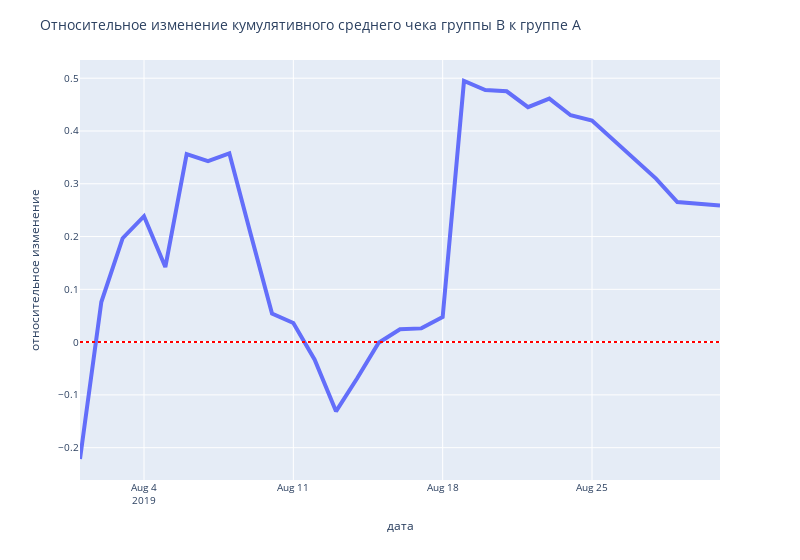

The code cell stored with this chart in its notebook:
### Markdown cell above
Строим график

### Code cell
fig = px.line(cumulative_conversion_ab,
              x='date',
              y=k,
              labels={
                  'date': 'дата',
                  'y': 'относительное изменение',
                  'group': 'группа'}
              )

fig.update_layout(width=800,
                  title='Относительное изменение кумулятивного среднего чека группы B к группе А',
                  font_size=10
                  )
fig.add_hline(y=0,
              line_color='red',
              line_dash='dot'
              )
fig.update_traces(line_width=4)
iplot(fig)

### Figure 1 — Plotly figure (JSON) as saved in the notebook; plotly's stock layout.template omitted (floating-point values rounded to 4 significant figures)
{"data": [{"hovertemplate": "дата=%{x}<br>относительное изменение=%{y}<extra></extra>", "legendgroup": "", "line": {"color": "#636efa", "dash": "solid", "width": 4}, "marker": {"symbol": "circle"}, "mode": "lines", "name": "", "orientation": "v", "showlegend": false, "type": "scatter", "x": ["2019-08-01T00:00:00.000000000", "2019-08-02T00:00:00.000000000", "2019-08-03T00:00:00.000000000", "2019-08-04T00:00:00.000000000", "2019-08-05T00:00:00.000000000", "2019-08-06T00:00:00.000000000", "2019-08-07T00:00:00.000000000", "2019-08-08T00:00:00.000000000", "2019-08-09T00:00:00.000000000", "2019-08-10T00:00:00.000000000", "2019-08-11T00:00:00.000000000", "2019-08-12T00:00:00.000000000", "2019-08-13T00:00:00.000000000", "2019-08-14T00:00:00.000000000", "2019-08-15T00:00:00.000000000", "2019-08-16T00:00:00.000000000", "2019-08-17T00:00:00.000000000", "2019-08-18T00:00:00.000000000", "2019-08-19T00:00:00.000000000", "2019-08-20T00:00:00.000000000", "2019-08-21T00:00:00.000000000", "2019-08-22T00:00:00.000000000", "2019-08-23T00:00:00.000000000", "2019-08-24T00:00:00.000000000", "2019-08-25T00:00:00.000000000", "2019-08-26T00:00:00.000000000", "2019-08-27T00:00:00.000000000", "2019-08-28T00:00:00.000000000", "2019-08-29T00:00:00.000000000", "2019-08-30T00:00:00.000000000", "2019-08-31T00:00:00.000000000"], "xaxis": "x", "y": [-0.2214, 0.07599, 0.1968, 0.2385, 0.1422, 0.3562, 0.3428, 0.3576, 0.205, 0.05406, 0.0362, -0.03336, -0.1311, -0.06793, -0.001151, 0.02425, 0.02601, 0.04753, 0.4947, 0.4776, 0.4752, 0.445, 0.4613, 0.4299, 0.4199, 0.3827, 0.3447, 0.3099, 0.2654, 0.2618, 0.2587], "yaxis": "y"}], "layout": {"font": {"size": 10}, "legend": {"tracegroupgap": 0}, "margin": {"t": 60}, "shapes": [{"line": {"color": "red", "dash": "dot"}, "type": "line", "x0": 0, "x1": 1, "xref": "x domain", "y0": 0, "y1": 0, "yref": "y"}], "title": {"text": "Относительное изменение кумулятивного среднего чека группы B к группе А"}, "width": 800, "xaxis": {"anchor": "y", "domain": [0, 1], "title": {"text": "дата"}}, "yaxis": {"anchor": "x", "domain": [0, 1], "title": {"text": "относительное изменение"}}}}
